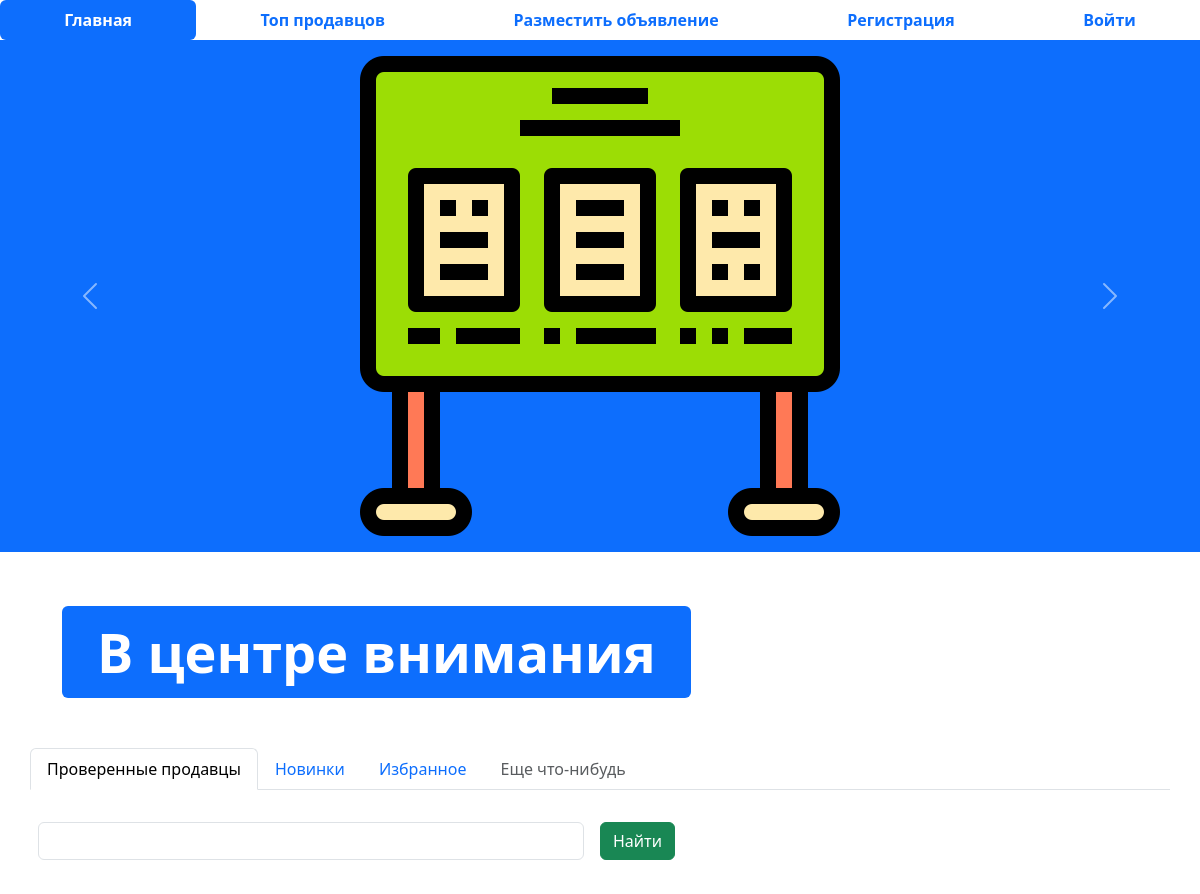
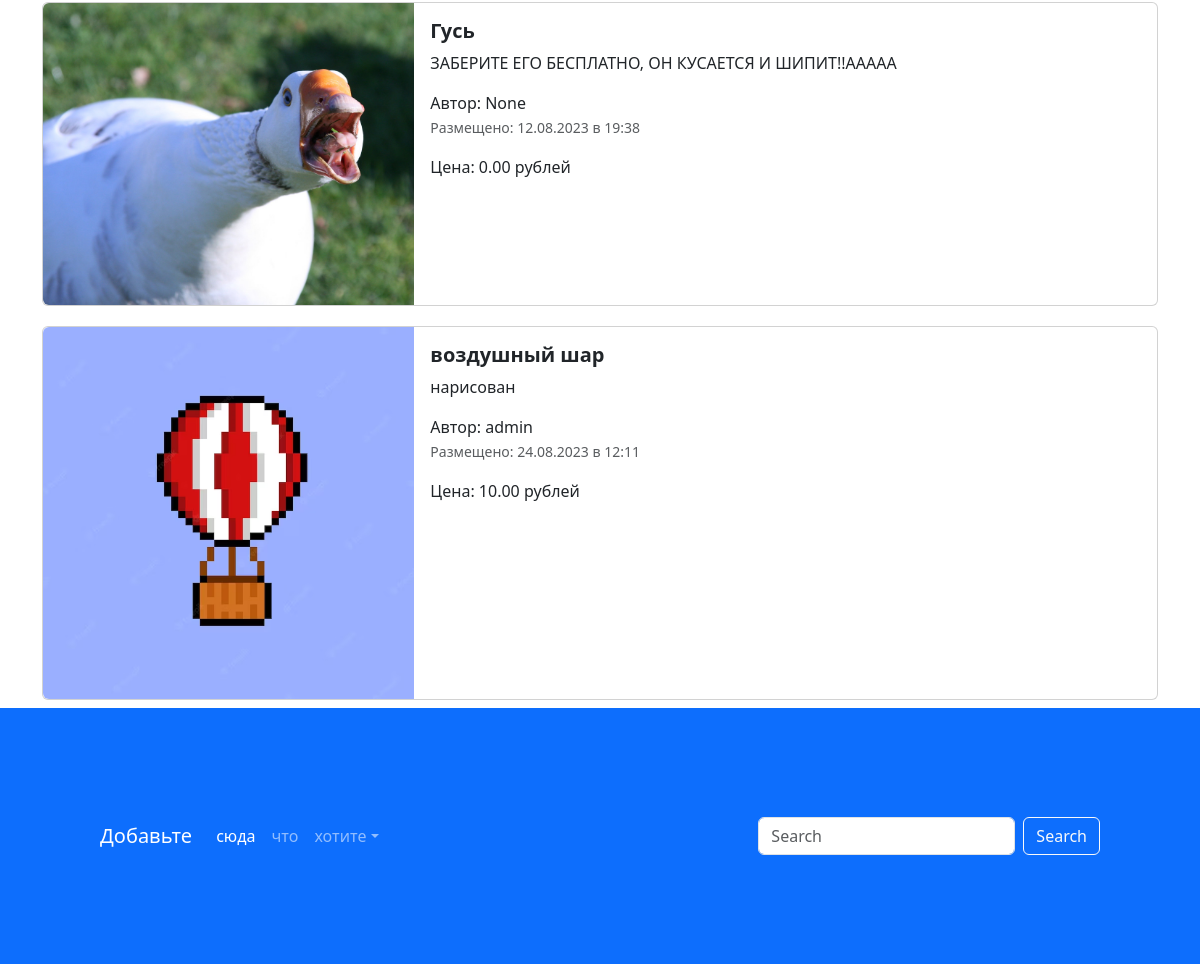
The page / on the database its author committed (2 pictures, top to bottom).
### app_adv/models.py (models this page shows, shortened)
class Advert(models.Model):
    title=models.CharField("Название",max_length=128)
    descript=models.TextField("Описание")
    price=models.DecimalField("Цена",max_digits=10,decimal_places=2)
    auction=models.BooleanField("Торг",help_text="Нажмите, если торг уместен")
    created_at=models.DateTimeField(auto_now_add=True)
    update_ap=models.DateTimeField(auto_now=True)
    user=models.ForeignKey(User,verbose_name="Пользователь",on_delete=models.CASCADE,null=True)
    image=models.ImageField("Изображение",upload_to='images/')
    def created_date(self):
        if self.created_at.date()==timezone.now().date():
            created_time=self.created_at.time().strftime("%H:%M")
            return format_html('<span style="color: green; font-weight: bold;"> Сегодня в {}</span>',created_time)
        return self.created_at.strftime("%d.%m.%Y в %H:%M")
    class Meta:
        db_table = "advertisements"

### app_adv/views.py (the view)
# urls.py: path("",index, name="index"),
def index(request):
    advert=Advert.objects.all()
    context={"advert":advert}
    return render(request,"app_adv/index.html",context)

### templates/app_adv/index.html (shortened to what this page needs)
{% extends 'base.html' %}
{% load static %}
{% block content %}
<div id="carouselExampleControls" class="carousel slide bg-primary" data-bs-ride="carousel">
  <div class="carousel-inner">
    <div class="carousel-item active">
      <img src="{% static 'img/pic.png' %}" class="mx-auto d-block w-33" alt="...">
    </div>
  </div>
  <button class="carousel-control-prev" type="button" data-bs-target="#carouselExampleControls" data-bs-slide="prev">
    <span class="carousel-control-prev-icon" aria-hidden="true"></span>
  </button>
  <button class="carousel-control-next" type="button" data-bs-target="#carouselExampleControls" data-bs-slide="next">
    <span class="carousel-control-next-icon" aria-hidden="true"></span>
  </button>
</div>
<div class="container" style="margin: 50px;">
  <div class="display-2">
    <span class="badge bg-primary">В центре внимания</span>
  </div>
</div>
<div class="container">
  <div class="row">
    <ul class="nav nav-tabs bg-white">
      <li class="nav-item">
        <a class="nav-link active" aria-current="page" href="#">Проверенные продавцы</a>
      </li>
      <li class="nav-item">
        <a class="nav-link" href="#">Новинки</a>
      </li>
      <li class="nav-item">
        <a class="nav-link" href="#">Избранное</a>
      </li>
      <li class="nav-item">
        <a class="nav-link disabled" href="#" tabindex="-1" aria-disabled="true">Еще что-нибудь</a>
      </li>
    </ul>
    <form class="row g-3">
      <div class="col-auto w-50">
        <input type="text" class="form-control">
      </div>
      <div class="col-auto">
        <button type="submit" class="btn btn-success mb-3">Найти</button>
      </div>
    </form>
  </div>
  <div class="col">
    {%for adv in advert%}
    <div class="card mb-2" style="max-width: 1200px; margin-top: 20px;">
      <div class="row g-0">
        <div class="col-md-4">
          <a href="{% url 'advertisement' %}" class="nav-link">
            <img src="{% if adv.image %}{{adv.image.url}}{% else %}{% static 'img/pic.png' %}{%endif%}" class="img-fluid rounded-start" alt="Card title">
          </a>
        </div>
        <div class="col-md-8">
          <div class="card-body">
            <h5 class="card-title">
              <a href="{% url 'advertisement' %}" class="nav-link"><strong>{{adv.title}}</strong></a>
            </h5>
            <a href="{% url 'advertisement' %}" class="nav-link">
              <p class="card-text">
                {{adv.descript}}
              </p>
              <span>Автор: {{adv.user}}</span>
              <p class="card-text"><small class="text-muted">Размещено: {{adv.created_date}}</small></p>
              <span>Цена: {{adv.price}} рублей</span>
            </a>
          </div>
        </div>
      </div>
    </div>
    {%endfor%}
  </div>
</div>
<footer style="padding: 100px;" class="bg-primary">
  <nav class="navbar navbar-expand-sm navbar-dark">
    <a class="navbar-brand" href="#">Добавьте</a>
    <div class="collapse navbar-collapse" id="collapsibleNavId">
      <ul class="navbar-nav me-auto mt-2 mt-lg-0">
        <li class="nav-item">
          <a class="nav-link active" href="#" aria-current="page">сюда</a>
        </li>
        <li class="nav-item">
          <a class="nav-link" href="#">что</a>
        </li>
        <li class="nav-item dropdown">
          <a class="nav-link dropdown-toggle" href="#" id="dropdownId" data-bs-toggle="dropdown" aria-haspopup="true"
             aria-expanded="false">хотите</a>
        </li>
      </ul>
      <form class="d-flex my-2 my-lg-0">
        <input class="form-control me-sm-2" type="text" placeholder="Search">
        <button class="btn btn-outline-light my-2 my-sm-0" type="submit">Search</button>
      </form>
    </div>
  </nav>
</footer>
{% endblock %}

### templates/base.html (shortened to what this page needs)
<!DOCTYPE html>
{% load static %}
<html lang="en">
<head>
  <link href="{% static 'css/bootstrap.min.css' %}" rel="stylesheet">
  <link rel="stylesheet" href="{% static 'css/fontello.css' %}">
</head>
<body>
<ul class="nav nav-pills sticky-top bg-white nav-fill">
  <li class="nav-item">
    <a class="nav-link active" aria-current="page" href="{% url 'index' %}">
      <span style="font-weight: bold;">Главная</span>
    </a>
  </li>
  <li class="nav-item">
    <a class="nav-link" href="{% url 'top_sellers' %}"><span style="font-weight: bold;">Топ продавцов</span>
    </a>
  </li>
  <li class="nav-item">
    <a class="nav-link" href="{% url 'advertisement_post' %}">
      <span style="font-weight: bold;">Разместить объявление</span>
    </a>
  </li>
  {% if user.is_authenticated %}
  <li class="nav-item">
    <a class="nav-link" href="{% url 'profile' %}">
      <span style="font-weight: bold;">Профиль</span>
    </a>
  </li>
  <li class="nav-item">
    <a class="nav-link" href="{% url 'logout' %}">
      <span style="font-weight: bold;">Выйти</span>
    </a>
  </li>
{% else %}
  <li class="nav-item">
    <a class="nav-link" href="{% url 'register' %}">
      <span style="font-weight: bold;">Регистрация</span>
    </a>
  </li>
  <li class="nav-item">
    <a class="nav-link" href="{% url 'login' %}">
      <span style="font-weight: bold;">Войти</span>
    </a>
  </li>
  {% endif %}
</ul>
{% block content %}
{% endblock %}
</body>
</html>

### rows shown on the page
Advert: image (picture), title "Гусь", descript "ЗАБЕРИТЕ ЕГО БЕСПЛАТНО, ОН КУСАЕТСЯ И ШИПИТ!!ААААА", user "None", created_date "12.08.2023 в 19:38", price "0.00"
Advert: image (picture), title "воздушный шар", descript "нарисован", user "admin", created_date "24.08.2023 в 12:11", price "10.00"
